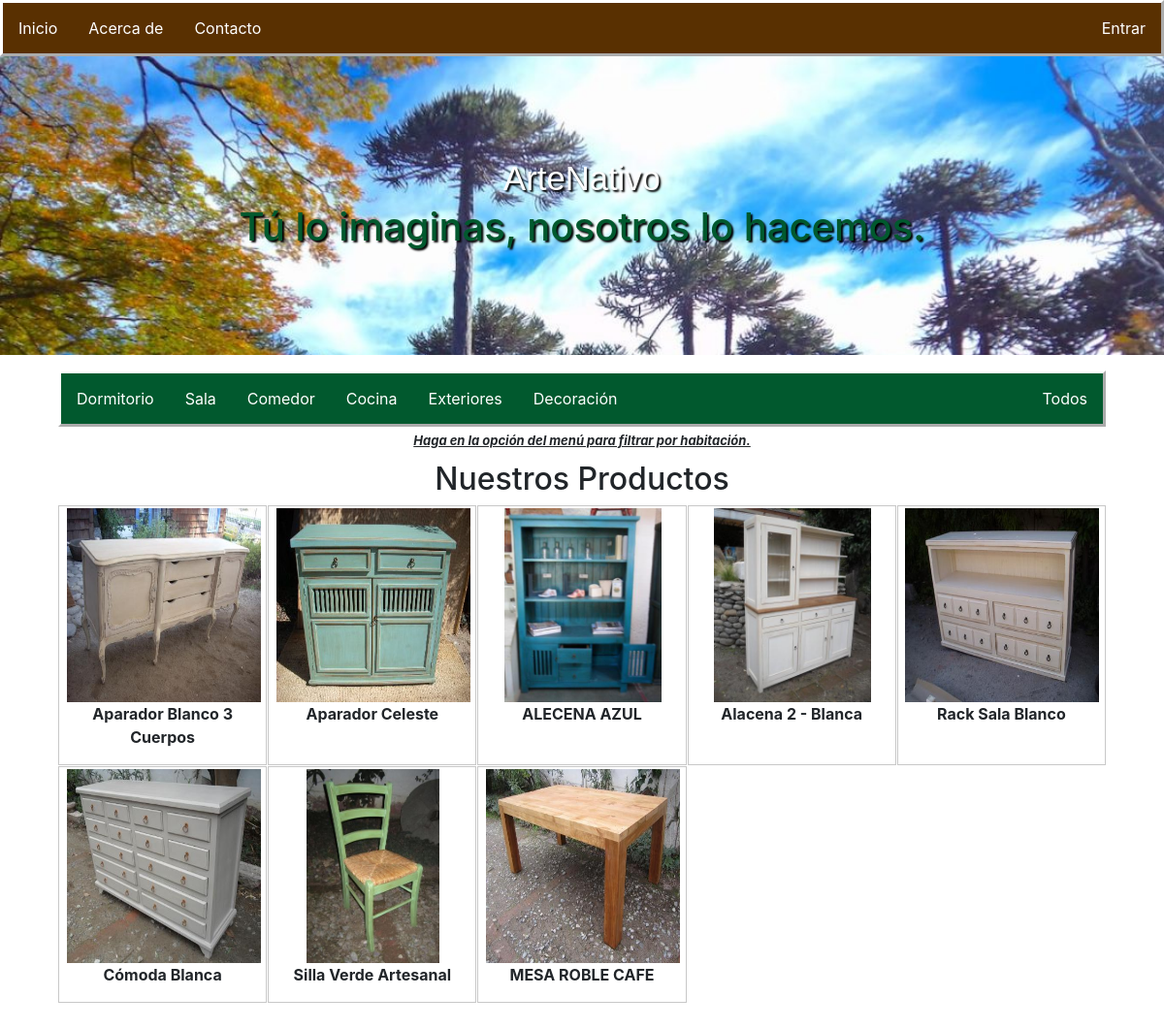
The page / on the database its author committed.
### ArteNativo/models.py (models this page shows)
class Productos(models.Model):
    app_label = 'ArteNativo'
    tipo =(
        ('A', 'Domirtorio'),
        ('B', 'Sala'),
        ('C', 'Comedor'),
        ('D', 'Cocina'),
        ('E', 'Exteriores'),
        ('F', 'Decoración')
    )
    Estados = (
        (True, 'Activo'),
        (False, 'Inactivo')
    )
    IdProducto = models.CharField(max_length=10, primary_key=True)
    NombreProducto = models.CharField(max_length=50, blank=False, null=False, default='Descripción corta')
    TipoProducto = models.CharField(max_length=1, choices=tipo, null=False, blank=False,default='B')
    ImagenProducto = models.ImageField(upload_to='ImgProducto/',null=False, blank=False)
    PrecioUnitario = models.DecimalField(max_digits=8, default=0, decimal_places=2)
    Stock = models.IntegerField(blank=False, null=False, default=0)
    Descripcion = RichTextField(blank=True, null=True)
    EstadoProducto = models.BooleanField(blank=False, null=False, choices=Estados, default=True)

### ArteNativo/views.py (the view)
# urls.py: path('', views.ProductoListView.as_view(), name='Base'),
class ProductoListView(ListView):
    model = Productos
    template_name = "ListaProductos.html"
    context_object_name = 'productos'

### ArteNativo/templates/ListaProductos.html (shortened to what this page needs)
{% extends 'ArteNativo.html' %}
{% block content %}
<div id="Menu">
    <nav id="BarraProductos" style="background-color: rgb(1, 89, 46);margin-bottom: 5px;">
        <ul>
            <li><a href="{% url 'ListaProductoFiltrada' tipo_producto='A' %}">Dormitorio</a></li>
            <li><a href="{% url 'ListaProductoFiltrada' tipo_producto='B' %}">Sala</a></li>
            <li><a href="{% url 'ListaProductoFiltrada' tipo_producto='C' %}">Comedor</a></li>
            <li><a href="{% url 'ListaProductoFiltrada' tipo_producto='D' %}">Cocina</a></li>
            <li><a href="{% url 'ListaProductoFiltrada' tipo_producto='E' %}">Exteriores</a></li>
            <li><a href="{% url 'ListaProductoFiltrada' tipo_producto='F' %}">Decoración</a></li>
            <li style="float:right;"><a href="{% url 'ListaProducto' %}">Todos</a></li>
        </ul>
    </nav>
</div>
<p style="text-decoration: underline; font-weight: bold;font-size: small;font-style: italic;margin-bottom: 10px;">Haga en la opción del menú para filtrar por habitación.</p>
<h2>Nuestros Productos</h2>
<div class="grid-container">
    {% for producto in productos %}
    <div class="grid-item">
        <img src="{{ producto.ImagenProducto.url }}" alt="{{ producto.NombreProducto }}" data-toggle="tooltip" data-placement="top" title="{{producto.IdProducto}} - {{producto.NombreProducto}} - {{producto.PrecioUnitario}}">
        <p><strong>{{ producto.NombreProducto }}</strong></p>
    </div>
    {% endfor %}
</div>
{% endblock %}

### ArteNativo/templates/ArteNativo.html (style rules this page uses)
* { margin: 0; padding: 0; }
body { font-family: 'Arial', sans-serif; margin: 0; padding: 0; }
nav { background-color: rgb(89, 48, 1); float:none; border: white; border-style: outset; width: 100%; }
nav ul { list-style-type: none; margin: 0; padding: 0; overflow: hidden; }
nav li { float: left; }
nav a { display: block; color: white; text-align: center; padding: 14px 16px; text-decoration: none; }

### ArteNativo/templates/ListaProductos.html (style rules this page uses)
.grid-container { display: grid; grid-template-columns: repeat(auto-fill, minmax(200px, 1fr)); gap: 1px; }
.grid-item { text-align: center; border-style: solid; border-color: rgb(200, 200, 200); border-width: 1px; align-items: center; }
.grid-item img { max-width: 200px; height: 200px; margin-top: 2px; margin-left: 2px; }

### rows shown on the page
Productos: ImagenProducto (picture), NombreProducto "Aparador Blanco 3 Cuerpos"
Productos: ImagenProducto (picture), NombreProducto "Aparador Celeste"
Productos: ImagenProducto (picture), NombreProducto "ALECENA AZUL"
Productos: ImagenProducto (picture), NombreProducto "Alacena 2 - Blanca"
Productos: ImagenProducto (picture), NombreProducto "Rack Sala Blanco"
Productos: ImagenProducto (picture), NombreProducto "Cómoda Blanca"
Productos: ImagenProducto (picture), NombreProducto "Silla Verde Artesanal"
Productos: ImagenProducto (picture), NombreProducto "MESA ROBLE CAFE"
